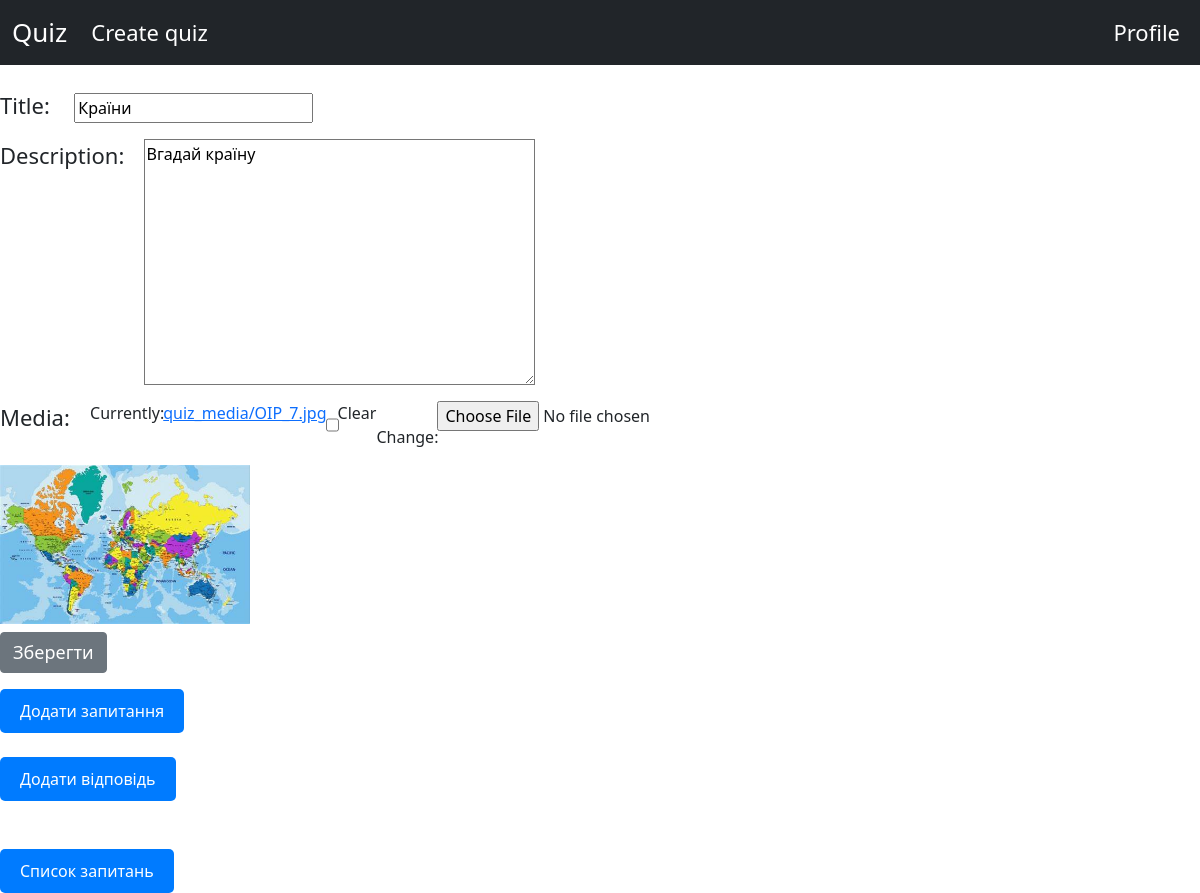
Screenshot of /edit/2 (signed in) with the database file from the repository.
### quiz/models.py (models this page shows, shortened)
class Quiz(models.Model):
    media = models.ImageField(upload_to="quiz_media", blank=True, null=True)
    creator = models.ForeignKey(settings.AUTH_USER_MODEL, on_delete=models.CASCADE)
    title = models.CharField(max_length=64)
    description = models.TextField()
    created_at = models.DateTimeField(auto_now_add=True)

### quiz/views.py (the view)
# urls.py: path("edit/<int:pk>", views.QuizEditView.as_view(), name = "quiz-edit"),
class QuizEditView(LoginRequiredMixin, UserIsOwnerMixin, UpdateView):
    login_url = "/register/"
    model = models.Quiz
    template_name = "quiz/quiz_edit.html"
    form_class = QuizFormEdit
    success_url = reverse_lazy('quiz-list')

### quiz/forms.py
class QuizFormEdit(forms.ModelForm):
    class Meta:
        model = Quiz
        fields = ['media', 'title', 'description']

### quiz/mixins.py (called while the page is built)
    def dispatch(self, request, *args, **kwargs):
        instance = self.get_object()
        if instance.creator != request.user:
            raise PermissionDenied
        return super().dispatch(request, *args, **kwargs)

### templates/quiz/quiz_edit.html (shortened to what this page needs)
{% extends "base.html" %}
{% block content %}
<form method="post" enctype="multipart/form-data">
        <div class="mb-3">
        <label for="{{ form.title.id_for_label }}" class="custom-label-class" style="font-size: 22px; font-weight: 500;">{{ form.title.label }}:ㅤ</label>
        {{ form.title }}
        </div>
        <div class="input-group mb-3">
        <label for="{{ form.title.id_for_label }}" class="custom-label-class" style="font-size: 22px; font-weight: 500;">{{ form.description.label }}:ㅤ</label>
        {{ form.description }}
        </div>
        <div class="input-group mb-3">
        <label for="{{ form.title.id_for_label }}" class="custom-label-class" style="font-size: 22px; font-weight: 500;">{{ form.media.label }}:ㅤ</label>
        {{ form.media }}
        </div>
        {% if object.media %}
            <img src="{{object.media.url}}" width="250"/>
        {% endif %}
        <div class="input-group mb-3">
        <button type="submit" class="btn btn-secondary" style="font-size: 18px; font-weight: 500;">Зберегти</button>
        </div>
    </form>
        <div class="mb-4">
            <a href="{% url 'question-create' %}" style="display: inline-block; padding: 10px 20px; background-color: #007bff; color: white; text-decoration: none; border-radius: 5px;">Додати запитання</a>
        </div>
        <div class="mb-5">
            <a href="{% url 'answer-create' %} " style="display: inline-block; padding: 10px 20px; background-color: #007bff; color: white; text-decoration: none; border-radius: 5px;">Додати відповідь</a>
        </div>
        <div class="mb-6">
            <a href="{% url 'question-list' object.pk %} " style="display: inline-block; padding: 10px 20px; background-color: #007bff; color: white; text-decoration: none; border-radius: 5px;">Список запитань</a>
        </div>
{% endblock %}

### rows the page displays
Quiz: title "Країни", description "Вгадай країну", media (picture)
